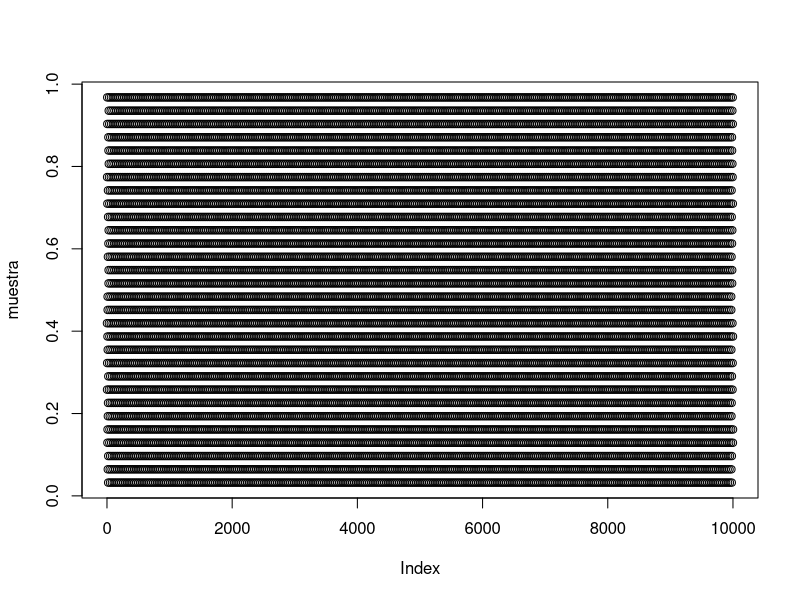
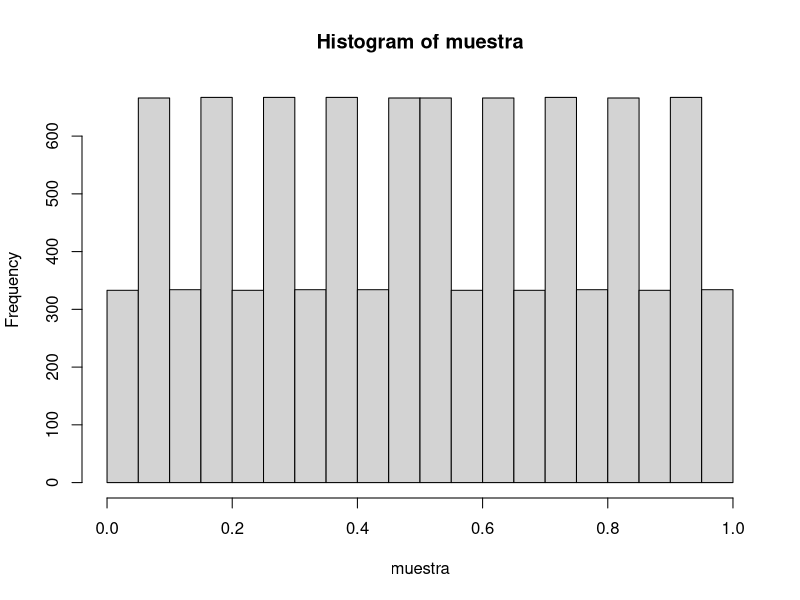

Generate these figures, in order, with R:
cong <- function(m,x0,a,c,M){
  aux<-numeric(m)
  aux[1]<-x0
  for(i in 2:m){
    aux[i]<-(aux[i-1]*a+c)%%M
  }
  #aux #para Lehmer
  aux/M #para variables aleatorias
}

muestra <- cong(10000,13,3,0,31)
muestra

plot(muestra)
hist(muestra)
mean(muestra)
var(muestra)
